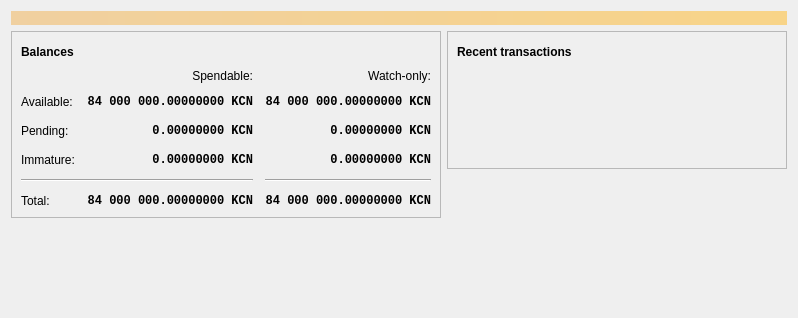
<?xml version="1.0" encoding="UTF-8"?>
<ui version="4.0">
 <class>OverviewPage</class>
 <widget class="QWidget" name="OverviewPage">
  <property name="geometry">
   <rect>
    <x>0</x>
    <y>0</y>
    <width>798</width>
    <height>318</height>
   </rect>
  </property>
  <property name="windowTitle">
   <string>Form</string>
  </property>
  <layout class="QVBoxLayout" name="topLayout">
   <item>
    <widget class="QLabel" name="labelAlerts">
     <property name="visible">
      <bool>false</bool>
     </property>
     <property name="styleSheet">
      <string notr="true">QLabel { background-color: qlineargradient(x1: 0, y1: 0, x2: 1, y2: 0, stop:0 #F0D0A0, stop:1 #F8D488); color:#000000; }</string>
     </property>
     <property name="wordWrap">
      <bool>true</bool>
     </property>
     <property name="margin">
      <number>3</number>
     </property>
     <property name="textInteractionFlags">
      <set>Qt::TextSelectableByMouse</set>
     </property>
    </widget>
   </item>
   <item>
    <layout class="QHBoxLayout" name="horizontalLayout" stretch="1,1">
     <item>
      <layout class="QVBoxLayout" name="verticalLayout_2">
       <item>
        <widget class="QFrame" name="frame">
         <property name="frameShape">
          <enum>QFrame::StyledPanel</enum>
         </property>
         <property name="frameShadow">
          <enum>QFrame::Raised</enum>
         </property>
         <layout class="QVBoxLayout" name="verticalLayout_4">
          <item>
           <layout class="QHBoxLayout" name="horizontalLayout_4">
            <item>
             <widget class="QLabel" name="label_5">
              <property name="font">
               <font>
                <weight>75</weight>
                <bold>true</bold>
               </font>
              </property>
              <property name="text">
               <string>Balances</string>
              </property>
             </widget>
            </item>
            <item>
             <widget class="QPushButton" name="labelWalletStatus">
              <property name="enabled">
               <bool>true</bool>
              </property>
              <property name="maximumSize">
               <size>
                <width>30</width>
                <height>16777215</height>
               </size>
              </property>
              <property name="toolTip">
               <string>The displayed information may be out of date. Your wallet automatically synchronizes with the Kernelcoin network after a connection is established, but this process has not completed yet.</string>
              </property>
              <property name="text">
               <string/>
              </property>
              <property name="icon">
               <iconset resource="../bitcoin.qrc">
                <normaloff>:/icons/warning</normaloff>
                <disabledoff>:/icons/warning</disabledoff>:/icons/warning</iconset>
              </property>
              <property name="iconSize">
               <size>
                <width>24</width>
                <height>24</height>
               </size>
              </property>
              <property name="flat">
               <bool>true</bool>
              </property>
             </widget>
            </item>
            <item>
             <spacer name="horizontalSpacer_3">
              <property name="orientation">
               <enum>Qt::Horizontal</enum>
              </property>
              <property name="sizeHint" stdset="0">
               <size>
                <width>40</width>
                <height>20</height>
               </size>
              </property>
             </spacer>
            </item>
           </layout>
          </item>
          <item>
           <layout class="QGridLayout" name="gridLayout">
            <property name="spacing">
             <number>12</number>
            </property>
            <item row="2" column="2">
             <widget class="QLabel" name="labelWatchPending">
              <property name="font">
               <font>
                <family>Monospace</family>
                <weight>75</weight>
                <bold>true</bold>
               </font>
              </property>
              <property name="cursor">
               <cursorShape>IBeamCursor</cursorShape>
              </property>
              <property name="toolTip">
               <string>Unconfirmed transactions to watch-only addresses</string>
              </property>
              <property name="text">
               <string notr="true">0.00000000 KCN</string>
              </property>
              <property name="alignment">
               <set>Qt::AlignRight|Qt::AlignTrailing|Qt::AlignVCenter</set>
              </property>
              <property name="textInteractionFlags">
               <set>Qt::LinksAccessibleByMouse|Qt::TextSelectableByKeyboard|Qt::TextSelectableByMouse</set>
              </property>
             </widget>
            </item>
            <item row="2" column="1">
             <widget class="QLabel" name="labelUnconfirmed">
              <property name="font">
               <font>
                <family>Monospace</family>
                <weight>75</weight>
                <bold>true</bold>
               </font>
              </property>
              <property name="cursor">
               <cursorShape>IBeamCursor</cursorShape>
              </property>
              <property name="toolTip">
               <string>Total of transactions that have yet to be confirmed, and do not yet count toward the spendable balance</string>
              </property>
              <property name="text">
               <string notr="true">0.00000000 KCN</string>
              </property>
              <property name="alignment">
               <set>Qt::AlignRight|Qt::AlignTrailing|Qt::AlignVCenter</set>
              </property>
              <property name="textInteractionFlags">
               <set>Qt::LinksAccessibleByMouse|Qt::TextSelectableByKeyboard|Qt::TextSelectableByMouse</set>
              </property>
             </widget>
            </item>
            <item row="3" column="2">
             <widget class="QLabel" name="labelWatchImmature">
              <property name="font">
               <font>
                <family>Monospace</family>
                <weight>75</weight>
                <bold>true</bold>
               </font>
              </property>
              <property name="cursor">
               <cursorShape>IBeamCursor</cursorShape>
              </property>
              <property name="toolTip">
               <string>Mined balance in watch-only addresses that has not yet matured</string>
              </property>
              <property name="text">
               <string notr="true">0.00000000 KCN</string>
              </property>
              <property name="alignment">
               <set>Qt::AlignRight|Qt::AlignTrailing|Qt::AlignVCenter</set>
              </property>
              <property name="textInteractionFlags">
               <set>Qt::LinksAccessibleByMouse|Qt::TextSelectableByKeyboard|Qt::TextSelectableByMouse</set>
              </property>
             </widget>
            </item>
            <item row="4" column="0" colspan="2">
             <widget class="Line" name="line">
              <property name="orientation">
               <enum>Qt::Horizontal</enum>
              </property>
             </widget>
            </item>
            <item row="4" column="2">
             <widget class="Line" name="lineWatchBalance">
              <property name="sizePolicy">
               <sizepolicy hsizetype="Preferred" vsizetype="Fixed">
                <horstretch>0</horstretch>
                <verstretch>0</verstretch>
               </sizepolicy>
              </property>
              <property name="minimumSize">
               <size>
                <width>140</width>
                <height>0</height>
               </size>
              </property>
              <property name="orientation">
               <enum>Qt::Horizontal</enum>
              </property>
             </widget>
            </item>
            <item row="5" column="0">
             <widget class="QLabel" name="labelTotalText">
              <property name="text">
               <string>Total:</string>
              </property>
             </widget>
            </item>
            <item row="3" column="1">
             <widget class="QLabel" name="labelImmature">
              <property name="font">
               <font>
                <family>Monospace</family>
                <weight>75</weight>
                <bold>true</bold>
               </font>
              </property>
              <property name="cursor">
               <cursorShape>IBeamCursor</cursorShape>
              </property>
              <property name="toolTip">
               <string>Mined balance that has not yet matured</string>
              </property>
              <property name="text">
               <string notr="true">0.00000000 KCN</string>
              </property>
              <property name="alignment">
               <set>Qt::AlignRight|Qt::AlignTrailing|Qt::AlignVCenter</set>
              </property>
              <property name="textInteractionFlags">
               <set>Qt::LinksAccessibleByMouse|Qt::TextSelectableByKeyboard|Qt::TextSelectableByMouse</set>
              </property>
             </widget>
            </item>
            <item row="2" column="3">
             <spacer name="horizontalSpacer_2">
              <property name="orientation">
               <enum>Qt::Horizontal</enum>
              </property>
              <property name="sizeHint" stdset="0">
               <size>
                <width>40</width>
                <height>20</height>
               </size>
              </property>
             </spacer>
            </item>
            <item row="3" column="0">
             <widget class="QLabel" name="labelImmatureText">
              <property name="text">
               <string>Immature:</string>
              </property>
             </widget>
            </item>
            <item row="5" column="1">
             <widget class="QLabel" name="labelTotal">
              <property name="font">
               <font>
                <family>Monospace</family>
                <weight>75</weight>
                <bold>true</bold>
               </font>
              </property>
              <property name="cursor">
               <cursorShape>IBeamCursor</cursorShape>
              </property>
              <property name="toolTip">
               <string>Your current total balance</string>
              </property>
              <property name="text">
               <string notr="true">84 000 000.00000000 KCN</string>
              </property>
              <property name="alignment">
               <set>Qt::AlignRight|Qt::AlignTrailing|Qt::AlignVCenter</set>
              </property>
              <property name="textInteractionFlags">
               <set>Qt::LinksAccessibleByMouse|Qt::TextSelectableByKeyboard|Qt::TextSelectableByMouse</set>
              </property>
             </widget>
            </item>
            <item row="5" column="2">
             <widget class="QLabel" name="labelWatchTotal">
              <property name="font">
               <font>
                <family>Monospace</family>
                <weight>75</weight>
                <bold>true</bold>
               </font>
              </property>
              <property name="cursor">
               <cursorShape>IBeamCursor</cursorShape>
              </property>
              <property name="toolTip">
               <string>Current total balance in watch-only addresses</string>
              </property>
              <property name="text">
               <string notr="true">84 000 000.00000000 KCN</string>
              </property>
              <property name="alignment">
               <set>Qt::AlignRight|Qt::AlignTrailing|Qt::AlignVCenter</set>
              </property>
              <property name="textInteractionFlags">
               <set>Qt::LinksAccessibleByMouse|Qt::TextSelectableByKeyboard|Qt::TextSelectableByMouse</set>
              </property>
             </widget>
            </item>
            <item row="0" column="2">
             <widget class="QLabel" name="labelWatchonly">
              <property name="text">
               <string>Watch-only:</string>
              </property>
              <property name="alignment">
               <set>Qt::AlignRight|Qt::AlignTrailing|Qt::AlignVCenter</set>
              </property>
             </widget>
            </item>
            <item row="1" column="0">
             <widget class="QLabel" name="labelBalanceText">
              <property name="text">
               <string>Available:</string>
              </property>
             </widget>
            </item>
            <item row="1" column="1">
             <widget class="QLabel" name="labelBalance">
              <property name="font">
               <font>
                <family>Monospace</family>
                <weight>75</weight>
                <bold>true</bold>
               </font>
              </property>
              <property name="cursor">
               <cursorShape>IBeamCursor</cursorShape>
              </property>
              <property name="toolTip">
               <string>Your current spendable balance</string>
              </property>
              <property name="text">
               <string notr="true">84 000 000.00000000 KCN</string>
              </property>
              <property name="alignment">
               <set>Qt::AlignRight|Qt::AlignTrailing|Qt::AlignVCenter</set>
              </property>
              <property name="textInteractionFlags">
               <set>Qt::LinksAccessibleByMouse|Qt::TextSelectableByKeyboard|Qt::TextSelectableByMouse</set>
              </property>
             </widget>
            </item>
            <item row="1" column="2">
             <widget class="QLabel" name="labelWatchAvailable">
              <property name="font">
               <font>
                <family>Monospace</family>
                <weight>75</weight>
                <bold>true</bold>
               </font>
              </property>
              <property name="cursor">
               <cursorShape>IBeamCursor</cursorShape>
              </property>
              <property name="toolTip">
               <string>Your current balance in watch-only addresses</string>
              </property>
              <property name="text">
               <string notr="true">84 000 000.00000000 KCN</string>
              </property>
              <property name="alignment">
               <set>Qt::AlignRight|Qt::AlignTrailing|Qt::AlignVCenter</set>
              </property>
              <property name="textInteractionFlags">
               <set>Qt::LinksAccessibleByMouse|Qt::TextSelectableByKeyboard|Qt::TextSelectableByMouse</set>
              </property>
             </widget>
            </item>
            <item row="2" column="0">
             <widget class="QLabel" name="labelPendingText">
              <property name="text">
               <string>Pending:</string>
              </property>
             </widget>
            </item>
            <item row="0" column="1">
             <widget class="QLabel" name="labelSpendable">
              <property name="text">
               <string>Spendable:</string>
              </property>
              <property name="alignment">
               <set>Qt::AlignRight|Qt::AlignTrailing|Qt::AlignVCenter</set>
              </property>
             </widget>
            </item>
           </layout>
          </item>
         </layout>
        </widget>
       </item>
       <item>
        <spacer name="verticalSpacer">
         <property name="orientation">
          <enum>Qt::Vertical</enum>
         </property>
         <property name="sizeHint" stdset="0">
          <size>
           <width>20</width>
           <height>40</height>
          </size>
         </property>
        </spacer>
       </item>
      </layout>
     </item>
     <item>
      <layout class="QVBoxLayout" name="verticalLayout_3">
       <item>
        <widget class="QFrame" name="frame_2">
         <property name="frameShape">
          <enum>QFrame::StyledPanel</enum>
         </property>
         <property name="frameShadow">
          <enum>QFrame::Raised</enum>
         </property>
         <layout class="QVBoxLayout" name="verticalLayout">
          <item>
           <layout class="QHBoxLayout" name="horizontalLayout_2">
            <item>
             <widget class="QLabel" name="label_4">
              <property name="font">
               <font>
                <weight>75</weight>
                <bold>true</bold>
               </font>
              </property>
              <property name="text">
               <string>Recent transactions</string>
              </property>
             </widget>
            </item>
            <item>
             <widget class="QPushButton" name="labelTransactionsStatus">
              <property name="enabled">
               <bool>true</bool>
              </property>
              <property name="maximumSize">
               <size>
                <width>30</width>
                <height>16777215</height>
               </size>
              </property>
              <property name="toolTip">
               <string>The displayed information may be out of date. Your wallet automatically synchronizes with the Kernelcoin network after a connection is established, but this process has not completed yet.</string>
              </property>
              <property name="text">
               <string/>
              </property>
              <property name="icon">
               <iconset resource="../bitcoin.qrc">
                <normaloff>:/icons/warning</normaloff>
                <disabledoff>:/icons/warning</disabledoff>:/icons/warning</iconset>
              </property>
              <property name="iconSize">
               <size>
                <width>24</width>
                <height>24</height>
               </size>
              </property>
              <property name="flat">
               <bool>true</bool>
              </property>
             </widget>
            </item>
            <item>
             <spacer name="horizontalSpacer">
              <property name="orientation">
               <enum>Qt::Horizontal</enum>
              </property>
              <property name="sizeHint" stdset="0">
               <size>
                <width>40</width>
                <height>20</height>
               </size>
              </property>
             </spacer>
            </item>
           </layout>
          </item>
          <item>
           <widget class="TransactionOverviewWidget" name="listTransactions">
            <property name="styleSheet">
             <string notr="true">QListView { background: transparent; }</string>
            </property>
            <property name="frameShape">
             <enum>QFrame::NoFrame</enum>
            </property>
            <property name="verticalScrollBarPolicy">
             <enum>Qt::ScrollBarAlwaysOff</enum>
            </property>
            <property name="horizontalScrollBarPolicy">
             <enum>Qt::ScrollBarAlwaysOff</enum>
            </property>
            <property name="sizeAdjustPolicy">
             <enum>QAbstractScrollArea::AdjustToContents</enum>
            </property>
            <property name="selectionMode">
             <enum>QAbstractItemView::NoSelection</enum>
            </property>
            <property name="uniformItemSizes">
             <bool>true</bool>
            </property>
           </widget>
          </item>
         </layout>
        </widget>
       </item>
       <item>
        <spacer name="verticalSpacer_2">
         <property name="orientation">
          <enum>Qt::Vertical</enum>
         </property>
         <property name="sizeHint" stdset="0">
          <size>
           <width>20</width>
           <height>40</height>
          </size>
         </property>
        </spacer>
       </item>
      </layout>
     </item>
    </layout>
   </item>
  </layout>
 </widget>
 <customwidgets>
  <customwidget>
   <class>TransactionOverviewWidget</class>
   <extends>QListView</extends>
   <header>qt/transactionoverviewwidget.h</header>
  </customwidget>
 </customwidgets>
 <resources/>
 <connections/>
</ui>
